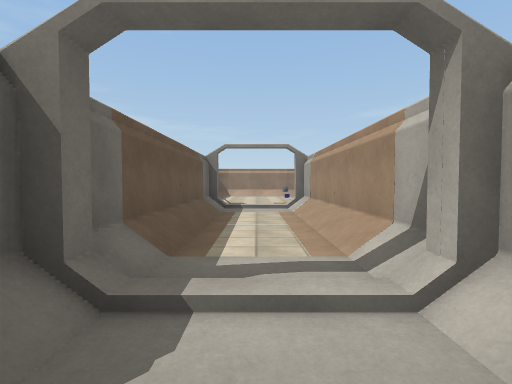
[1] (above)

17 first-person views from a walk through a Unity game level. The camera is 1.4 m above the floor, tilts 2° down and sees 85° across. Doors are open. The floor is counted in squares, 2 m on a side. Each view is taken from the middle of a square. On the plan, view 1 faces up. The plan holds only what a view shows up to about 9 squares ahead; the rest is blank. The place goes on beyond the plan. Surface patterns are stand-ins for the level's own textures.

[2]
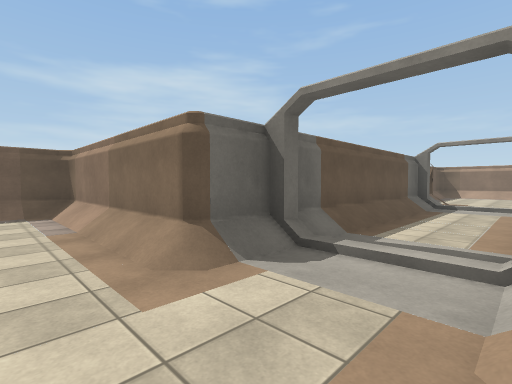

[3]
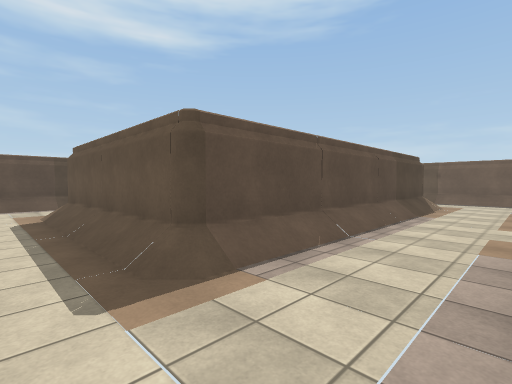

[4]
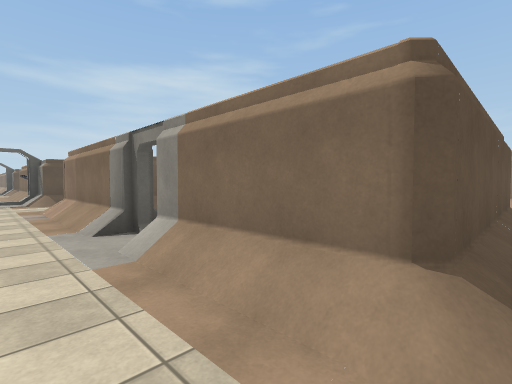

[5]
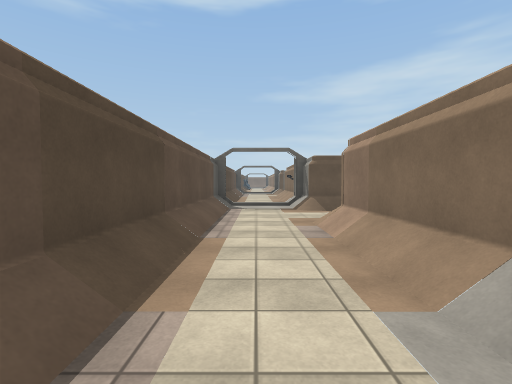

[6]
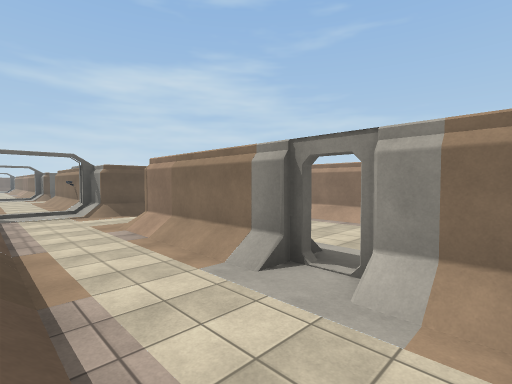

[7]
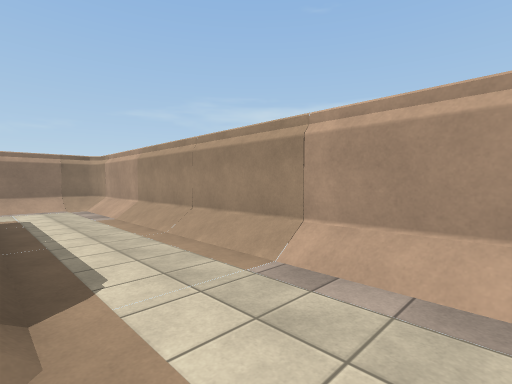

[8]
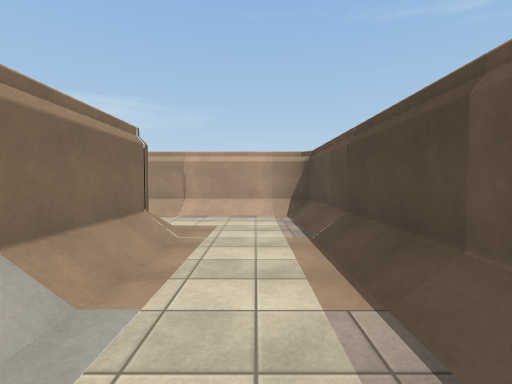

[9]
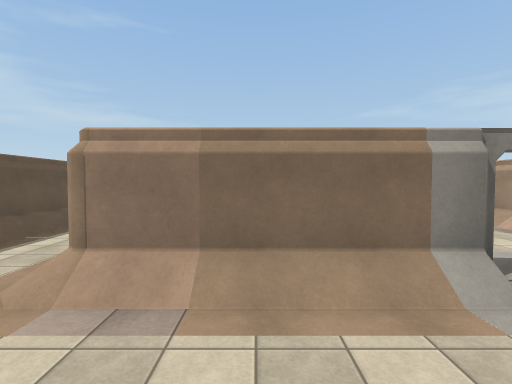

[10]
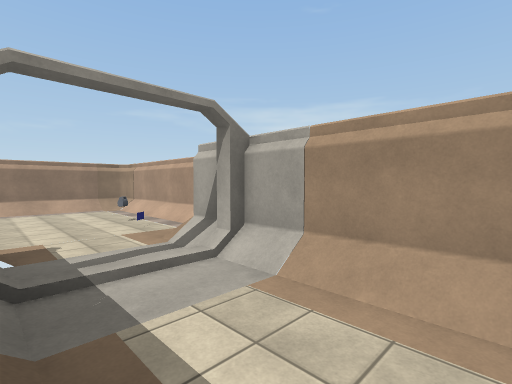

[11]
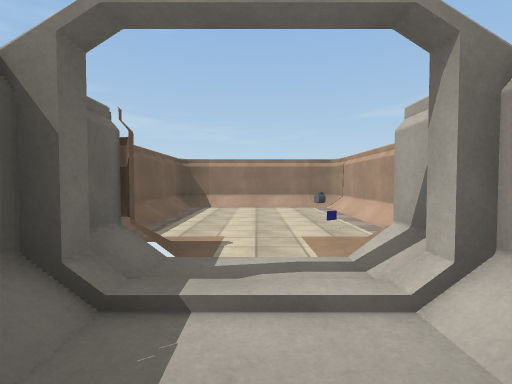

[12]
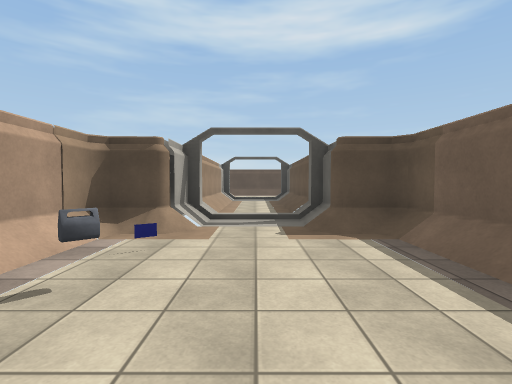

[13]
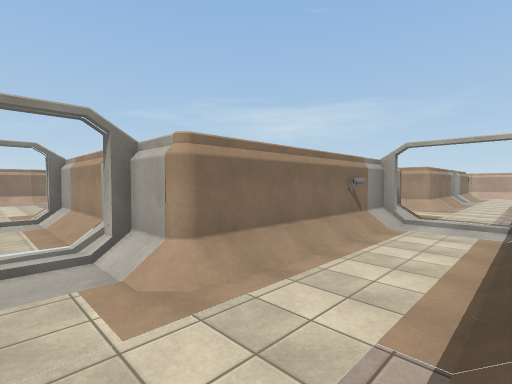

[14]
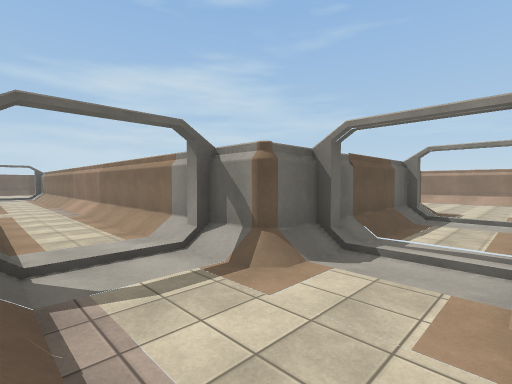

[15]
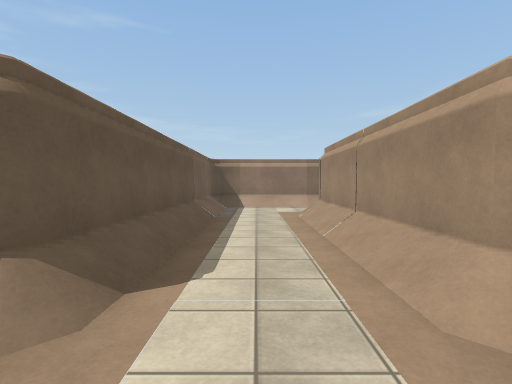

[16]
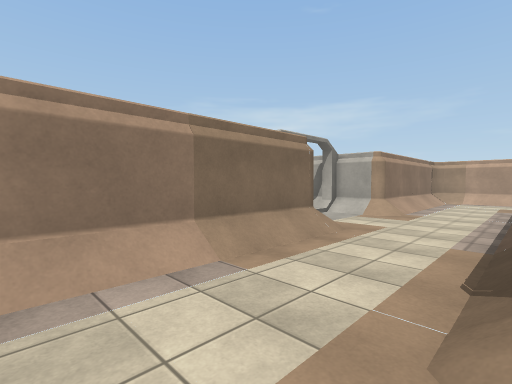

[17]
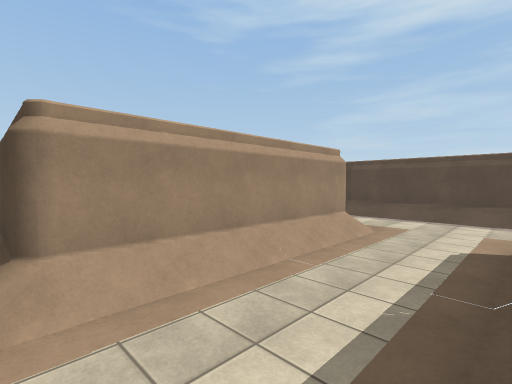

### Floor plan
Key: @ floor where view 1 was taken; # wall or solid block; . main floor; : floor 0.25 m higher than the main floor; + floor 0.5 m higher than the main floor; / step, stairs or slope; D open door; O other object.
Columns run from 24 left of view 1 to 7 right of it. Each row starts with its distance up from view 1.
 15                      #######
 14                      #:////#
 13                      #/.../#
 12                      #/.../#
 11                      #/..O/#
 10                      #/.../#
  9                      #+/./:#
  8                      ##DDD##
  7                       #DDD#
  6                         ./O
  5                        /./O
  4                         ./O
  3           ..           /./O
  2          ...           DDD#
  1          ...     ####OO/./######
  0          /./     #://///@./////#
 -1          /./#    #/.........../#
 -2          #./#    #/./OO######./#
 -3           ./O     O./      #O. O
 -4          /./O      ./# ..   O. O
 -5         #DDD      O./# .... O./O
 -6  ##OOOO##/./OOOO##/./###DD##O./O
 -7 ////////D/..///.DD...///////../#
 -8 .......DD.......DD............/#
 -9  ./    /D////   DD+++++O+++O+++#
-10                  ###############

Positions as (right, up) in squares from view 1, and headings:
1: (0, 0), facing up
2: (1, -1), facing up-left
3: (5, 0), facing down-left
4: (4, -8), facing up-left
5: (1, -8), facing left
6: (2, -9), facing up-left
7: (4, -8), facing up-right
8: (0, -8), facing right
9: (-2, -9), facing up
10: (-1, 5), facing up-right
11: (0, 6), facing up
12: (0, 13), facing down
13: (-14, -9), facing up-right
14: (-13, -9), facing up-left
15: (-5, -8), facing up
16: (-5, -2), facing up-right
17: (-6, -2), facing down-right
